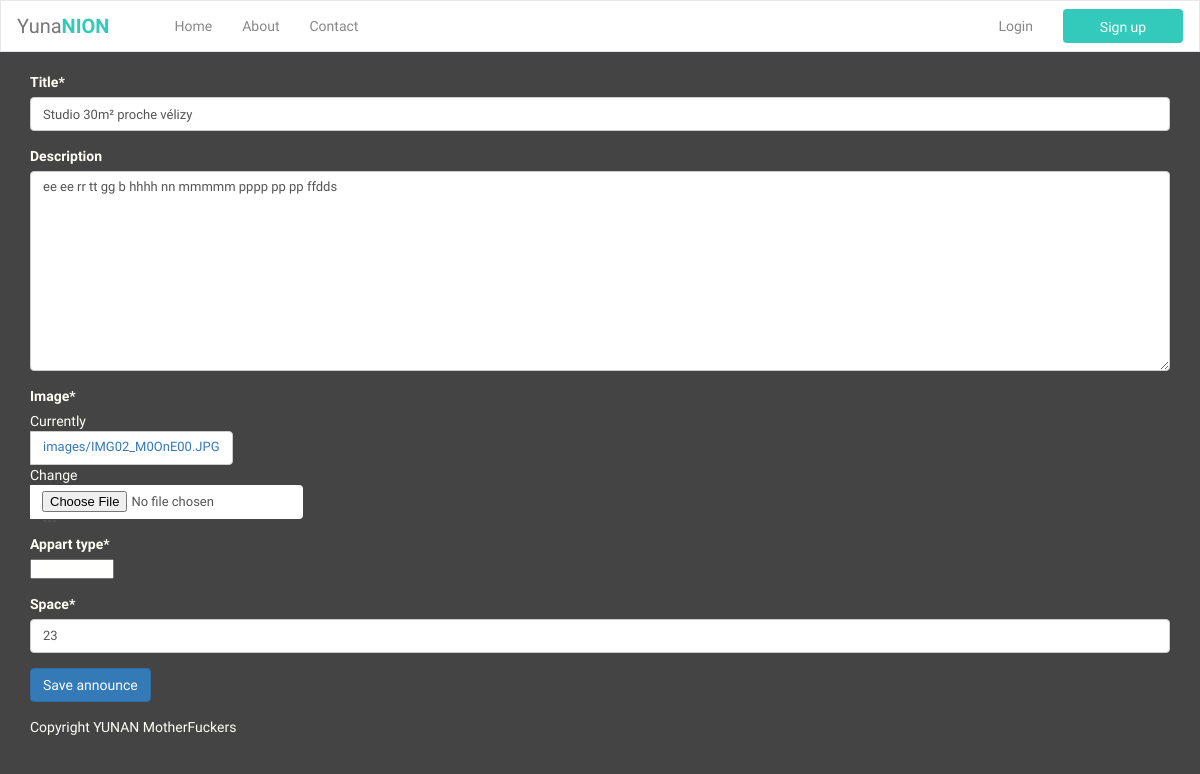
The page /announce/17/update on the database as committed earlier.
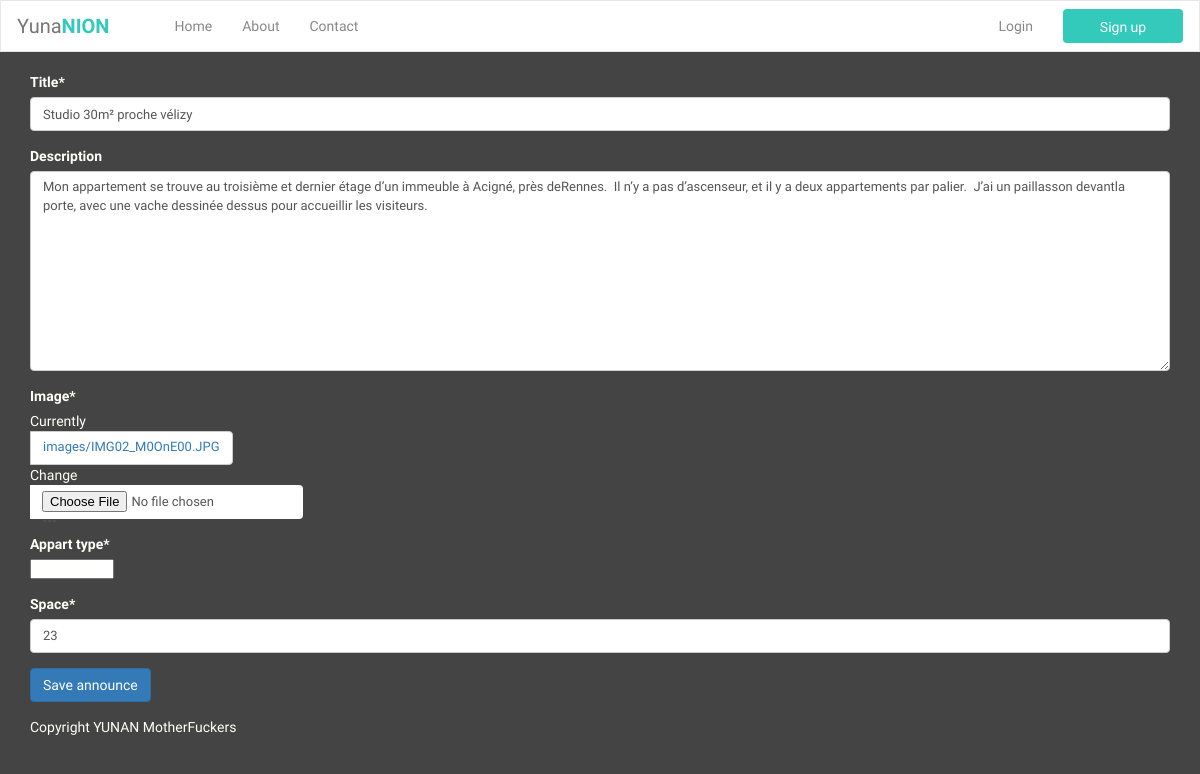
The same page on the database as committed later.
### announce/models.py (models this page shows, shortened)
class Announce(models.Model):
    title = models.CharField(max_length=120)
    description = models.TextField(blank=True)
    GOOD_TYPE_CHOICES = [
        ('ST', 'Studio'),
        ('T1', 'Appart T1'),
        ('T2', 'Appart T2'),
        ('T3', 'Appart T3'),
        ('T4', 'Appart T4'),
    ]
    appart_type = models.CharField(max_length=2, choices=GOOD_TYPE_CHOICES)
    space = models.DecimalField(max_digits=3, decimal_places=0)
    image = models.ImageField(upload_to="images/")

### announce/views.py (the view, shortened to what this page needs)
# urls.py: path('<int:id>/update', AnnounceUpdate.as_view(), name='announce-update'),
class AnnounceUpdate(UpdateView):
    template_name = 'announces/announce_create.html'
    form_class = AnnounceForm
    model = Announce
    def get_object(self, queryset=None):
        id_ = self.kwargs['id']
        return get_object_or_404(Announce, id=id_)

### announce/forms.py
class AnnounceForm(forms.ModelForm):
    class Meta:
        model = Announce
        fields = ['title',
                  'description',
                  'image',
                  'appart_type',
                  'space'
        ]
    def __init__(self,*args, **kwargs):
        super().__init__(*args, **kwargs)
        self.helper = FormHelper()
        self.helper.form_method = 'post'
        self.helper.add_input(Submit('submit', 'Save announce'))

### announce/templates/announces/announce_create.html
{% extends 'base.html' %}
{% load crispy_forms_tags %}
{% block content %}
    <div class="container">
        {% crispy form %}
    </div>
{% endblock %}

Rows that differ between the two databases and show on the page:
changed Announce "Studio 30m² proche vélizy": description "ee ee rr tt gg b hhhh nn mmmmm pppp pp pp ffdds" → "Mon appartement se trouve au troisième et dernier étage d’un immeuble à Acigné, près deRennes. Il n’y a pas d’ascenseur, et il y a deux appartements par palier. J’ai un paillasson devantla porte, avec une vache dessinée dessus pour accueillir les visiteurs."
